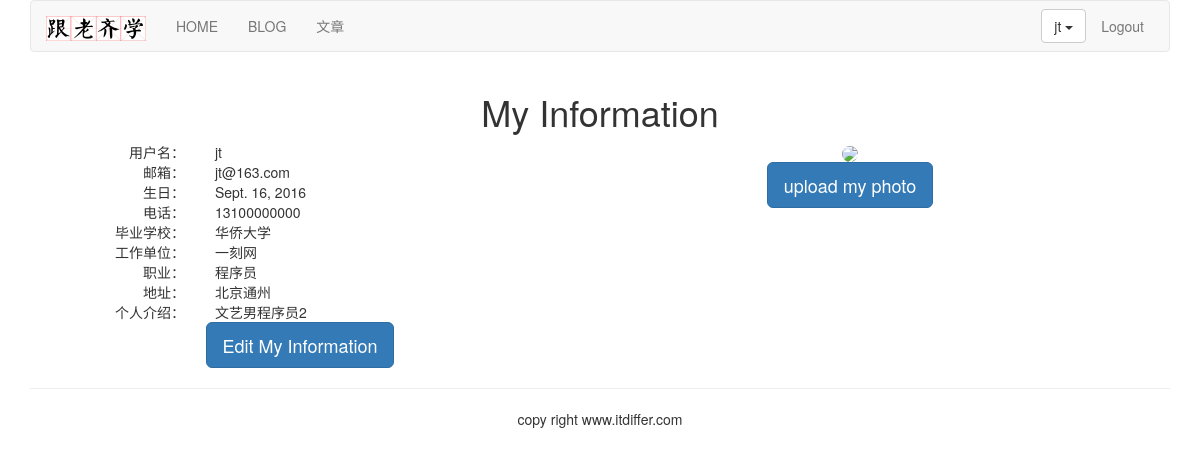
The app's page /account/my-information/ (signed in) with its own data.
### account/models.py (models this page shows, shortened)
class UserProfile(models.Model):
    user = models.OneToOneField(User, unique=True, on_delete=models.CASCADE)
    birth = models.DateField(blank=True, null=True)
    phone = models.CharField(max_length=20, null=True)

class UserInfo(models.Model):
    user = models.OneToOneField(User, unique=True, on_delete=models.CASCADE)
    school = models.CharField(max_length=100, blank=True)
    company = models.CharField(max_length=100, blank=True)
    profession = models.CharField(max_length=100, blank=True)
    address = models.CharField(max_length=100, blank=True)
    aboutme = models.TextField(blank=True)
    photo = models.ImageField(blank=True)

### account/views.py (the view)
@login_required(login_url='/account/login/')
def myself(requeset):
    user = User.objects.get(username=requeset.user.username)
    userprofile = UserProfile.objects.get(user=user)
    userinfo = UserInfo.objects.get(user=user)
    return render(requeset, "account/myself.html", {"user": user, "userprofile": userprofile, "userinfo": userinfo})

### templates/account/myself.html (shortened to what this page needs)
{% extends "base.html" %}
{% load staticfiles %}
{% block content %}
<div class="row text-center vertical-middle-sm">
    <h1>My Information</h1>
    <div class="row">
        <div class="col-md-6">
            <div class="row">
                <div class="col-md-4 text-right"><span>用户名：</span></div>
                <div class="col-md-8 text-left">{{user.username}}</div>
            </div>
            <div class="row">
                <div class="col-md-4 text-right"><span>邮箱：</span></div>
                <div class="col-md-8 text-left">{{user.email}}</div>
            </div>
            <div class="row">
                <div class="col-md-4 text-right"><span>生日：</span></div>
                <div class="col-md-8 text-left">{{userprofile.birth}}</div>
            </div>
            <div class="row">
                <div class="col-md-4 text-right"><span>电话：</span></div>
                <div class="col-md-8 text-left">{{userprofile.phone}}</div>
            </div>
            <div class="row">
                <div class="col-md-4 text-right"><span>毕业学校：</span></div>
                <div class="col-md-8 text-left">{{userinfo.school}}</div>
            </div>
            <div class="row">
                <div class="col-md-4 text-right"><span>工作单位：</span></div>
                <div class="col-md-8 text-left">{{userinfo.company}}</div>
            </div>
            <div class="row">
                <div class="col-md-4 text-right"><span>职业：</span></div>
                <div class="col-md-8 text-left">{{userinfo.profession}}</div>
            </div>
            <div class="row">
                <div class="col-md-4 text-right"><span>地址：</span></div>
                <div class="col-md-8 text-left">{{userinfo.address}}</div>
            </div>
            <div class="row">
                <div class="col-md-4 text-right"><span>个人介绍：</span></div>
                <div class="col-md-8 text-left">{{userinfo.aboutme}}</div>
            </div>
            <a href="{% url 'account:edit_my_information' %}">
                <button class="btn btn-primary btn-lg">Edit My Information</button>
            </a>
        </div>
        <div class="col-md-6">
            <div style="margin-right:100px">
                {% if userinfo.photo %}
                <img src="{{ userinfo.photo | striptags }}" name="user_face" class="img-circle" width="270px"
                     id="user_face">
                {% else %}
                <img src="{% static 'images/newton.jpg' %}" name="user_face" class="img-circle" width="270px"
                     id="my_photo">
                {% endif %}
            </div>
            <div style="margin-right:100px">
                <button class="btn btn-primary btn-lg" id="upload_image" onclick="upload_image_layer()">
                    upload my photo
                </button>
            </div>
        </div>
    </div>
</div>
{% endblock %}

### templates/header.html (shortened to what this page needs)
{% load staticfiles %}
<div class="container">
    <nav class="navbar navbar-default" role="navigation">
        <div class="navbar-header">
            <a class="navbar-brand" href="http://www.itdiffer.com">
                <img src="{% static '/images/logo.png' %}" width="100px">
            </a>
        </div>
        <div>
            <ul class="nav navbar-nav" role="navigation">
                <li><a href="{% url 'home' %}">HOME</a></li>
                <li><a href="{% url 'blog:blog_title' %}">BLOG</a></li>
                <li><a href="{% url 'article:list_article_titles' %}">文章</a></li>
            </ul>
            <ul class="nav navbar-nav navbar-right" style="margin-right:10px">
                {% if user.is_authenticated %}
                <li>
                    <div class="dropdown" style="margin-top:8px">
                        <button class="btn btn-default dropdown-toggle" type="button" id="dropdownMenu"
                                data-toggle="dropdown">
                            {{ user.username }}
                            <span class="caret"></span>
                        </button>
                    </div>
                </li>
                <li><a href="{% url 'account:user_logout' %}">Logout</a></li>
                {% else %}
                <li><a href="{% url 'account:user_login' %}">Login</a></li>
                <li><a href="{% url 'account:user_register' %}">Sign up</a></li>
                {% endif %}
            </ul>
        </div>
    </nav>
</div>

### records on screen
UserProfile: birth "Sept. 16, 2016", phone "13100000000"
UserInfo: school "华侨大学", company "一刻网", profession "程序员", address "北京通州", aboutme "文艺男程序员2"

### other values on screen
{{ user.username }} "jt"
{{ user.email }} "jt@163.com"
